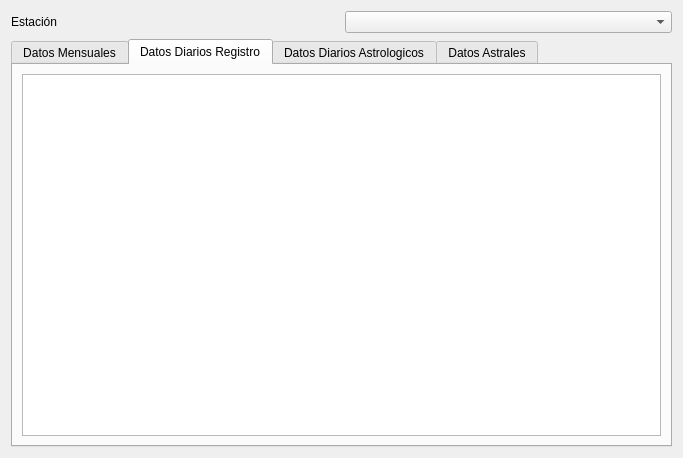
<?xml version="1.0" encoding="UTF-8"?>
<ui version="4.0">
 <class>monthViewWidget</class>
 <widget class="QWidget" name="monthViewWidget">
  <property name="geometry">
   <rect>
    <x>0</x>
    <y>0</y>
    <width>683</width>
    <height>458</height>
   </rect>
  </property>
  <property name="windowTitle">
   <string>Form</string>
  </property>
  <layout class="QVBoxLayout" name="verticalLayout_6">
   <item>
    <layout class="QVBoxLayout" name="verticalLayout_2">
     <item>
      <layout class="QHBoxLayout" name="horizontalLayout_2">
       <item>
        <widget class="QLabel" name="label_2">
         <property name="text">
          <string>Estación</string>
         </property>
        </widget>
       </item>
       <item>
        <widget class="QComboBox" name="cboEstacion"/>
       </item>
      </layout>
     </item>
     <item>
      <widget class="QTabWidget" name="tabWidget">
       <property name="currentIndex">
        <number>1</number>
       </property>
       <widget class="QWidget" name="tab">
        <attribute name="title">
         <string>Datos Mensuales</string>
        </attribute>
        <layout class="QVBoxLayout" name="verticalLayout">
         <item>
          <widget class="FreezeTableWidget" name="monthTableView">
           <property name="editTriggers">
            <set>QAbstractItemView::NoEditTriggers</set>
           </property>
           <property name="selectionMode">
            <enum>QAbstractItemView::SingleSelection</enum>
           </property>
           <property name="selectionBehavior">
            <enum>QAbstractItemView::SelectRows</enum>
           </property>
           <property name="sortingEnabled">
            <bool>false</bool>
           </property>
          </widget>
         </item>
        </layout>
       </widget>
       <widget class="QWidget" name="tab_4">
        <attribute name="title">
         <string>Datos Diarios Registro</string>
        </attribute>
        <layout class="QVBoxLayout" name="verticalLayout_4">
         <item>
          <widget class="FreezeTableWidget" name="dailyTableView">
           <property name="editTriggers">
            <set>QAbstractItemView::NoEditTriggers</set>
           </property>
           <property name="selectionMode">
            <enum>QAbstractItemView::SingleSelection</enum>
           </property>
           <property name="selectionBehavior">
            <enum>QAbstractItemView::SelectRows</enum>
           </property>
           <property name="sortingEnabled">
            <bool>false</bool>
           </property>
          </widget>
         </item>
        </layout>
       </widget>
       <widget class="QWidget" name="tab_2">
        <attribute name="title">
         <string>Datos Diarios Astrologicos</string>
        </attribute>
        <layout class="QVBoxLayout" name="verticalLayout_3">
         <item>
          <widget class="FreezeTableWidget" name="astroDailyTableView">
           <property name="editTriggers">
            <set>QAbstractItemView::NoEditTriggers</set>
           </property>
           <property name="selectionMode">
            <enum>QAbstractItemView::SingleSelection</enum>
           </property>
           <property name="selectionBehavior">
            <enum>QAbstractItemView::SelectRows</enum>
           </property>
           <property name="sortingEnabled">
            <bool>false</bool>
           </property>
          </widget>
         </item>
        </layout>
       </widget>
       <widget class="QWidget" name="tab_3">
        <attribute name="title">
         <string>Datos Astrales</string>
        </attribute>
        <layout class="QVBoxLayout" name="verticalLayout_5">
         <item>
          <layout class="QHBoxLayout" name="horizontalLayout">
           <item>
            <spacer name="horizontalSpacer">
             <property name="orientation">
              <enum>Qt::Horizontal</enum>
             </property>
             <property name="sizeHint" stdset="0">
              <size>
               <width>40</width>
               <height>20</height>
              </size>
             </property>
            </spacer>
           </item>
           <item>
            <widget class="QLabel" name="label">
             <property name="text">
              <string>Tabla:</string>
             </property>
            </widget>
           </item>
           <item>
            <widget class="QComboBox" name="astralComboBox"/>
           </item>
          </layout>
         </item>
         <item>
          <widget class="FreezeTableWidget" name="astralTableView">
           <property name="editTriggers">
            <set>QAbstractItemView::NoEditTriggers</set>
           </property>
           <property name="selectionMode">
            <enum>QAbstractItemView::SingleSelection</enum>
           </property>
           <property name="selectionBehavior">
            <enum>QAbstractItemView::SelectRows</enum>
           </property>
           <property name="sortingEnabled">
            <bool>false</bool>
           </property>
          </widget>
         </item>
        </layout>
       </widget>
      </widget>
     </item>
    </layout>
   </item>
  </layout>
 </widget>
 <customwidgets>
  <customwidget>
   <class>FreezeTableWidget</class>
   <extends>QTableView</extends>
   <header>freezetablewidget.h</header>
  </customwidget>
 </customwidgets>
 <resources/>
 <connections/>
</ui>
